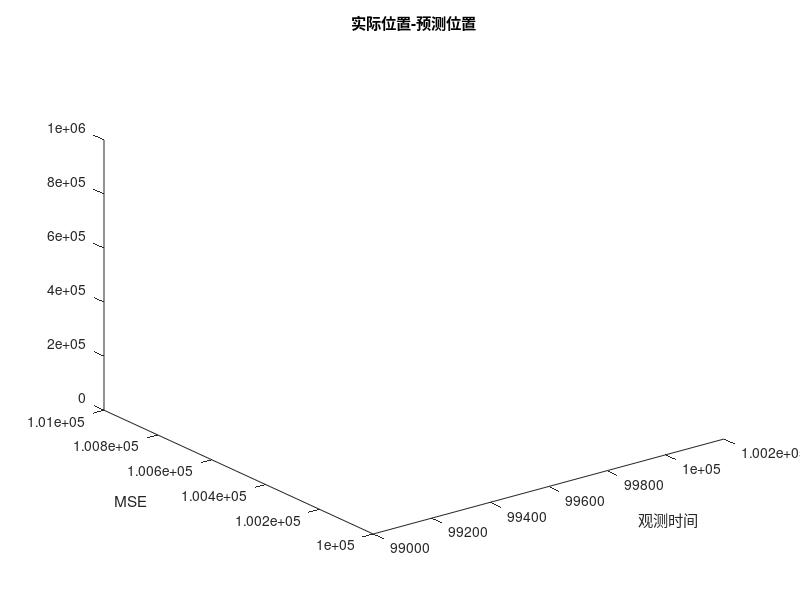
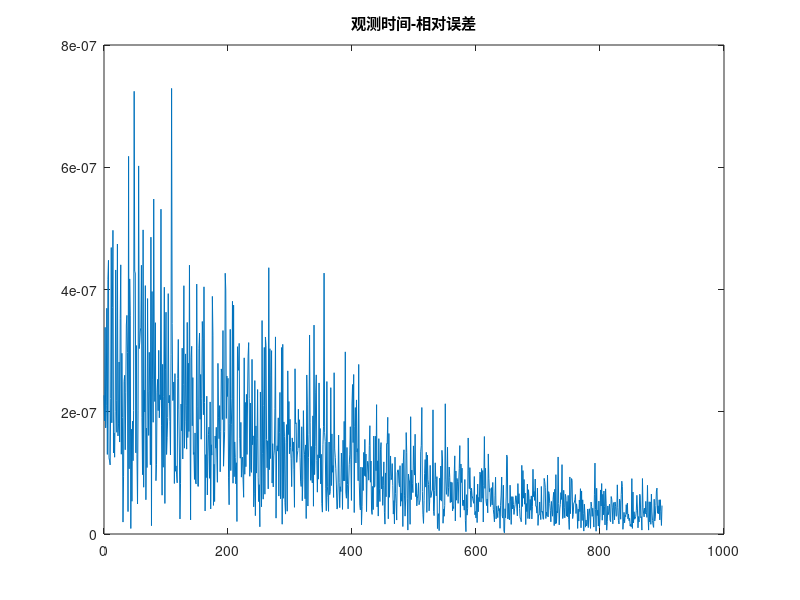

The MATLAB script that drew these images, in order: (Note: this script raises an error after producing the figures.)
clc; clear; close;
shading flat;
grid on;
N = 1000;
t0 = 0;
tn = 900;
% Position of base stations
a = 5;
b = 5;
% Motion track
t = linspace(t0,tn,N);
% helix track
% x = 100.* sin(t);
% y = 1000.* cos(t);
% z = 20 .* t .^2;
% Parabola track
x = -t + 100000;
y = t + 100000;
z = t.^2 + 100000;
plot3(x, y, z);
hold on;
% Variance of position
d = 0.5;
err = d * randn(4, N);
r = zeros(4, N);
for k = 1:1:N
    r(1, k) = (x(k) - a)^2 + (y(k) + b)^2 + z(k)^2;
    r(2, k) = (x(k) - a)^2 + (y(k) - b)^2 + z(k)^2;
    r(3, k) = (x(k) + a)^2 + (y(k) + b)^2 + z(k)^2;
    r(4, k) = (x(k) + a)^2 + (y(k) - b)^2 + z(k)^2;
end
% Gaussian noise
r = r + err;
x_obs = zeros(1, N);
y_obs = zeros(1, N);
z_obs = zeros(1, N);
for k = 1:1:N
    x_obs(k) = ((r(3, k) - r(1, k)) + r(4, k) - r(2, k)) / (8*a);
    y_obs(k) = ((r(1, k) - r(2, k)) + (r(3, k) - r(4, k))) / (8*a);
    z_obs(k) = real((sqrt(r(1, k) - (x_obs(k) - a)^2 - (y_obs(k) + b)^2) + sqrt(r(2, k) - (x_obs(k) - a)^2 - (y_obs(k) - b)^2) + sqrt(r(3, k) - (x_obs(k) + a)^2 - (y_obs(k) + b)^2) + sqrt(r(4, k) - (x_obs(k) + a)^2 - (y_obs(k) - b)^2)) / 4);
end
plot3(x_obs, y_obs, z_obs);
title('实际位置-预测位置');
xlabel('观测时间');
ylabel('MSE');
% Error 
e = zeros(1, N);
d = zeros(1, N);
for k = 1:1:N
   e(k) =  sqrt((x(k) - x_obs(k))^2 + (y(k) - y_obs(k))^2 + (z(k) - z_obs(k))^2);
   d(k) =  sqrt(x(k)^2 + y(k)^2 + z(k)^2);
end
figure;
MSE = e./ d;
plot(t, MSE);
title('观测时间-相对误差');
figure;
histogram(e);
title('误差分布');
